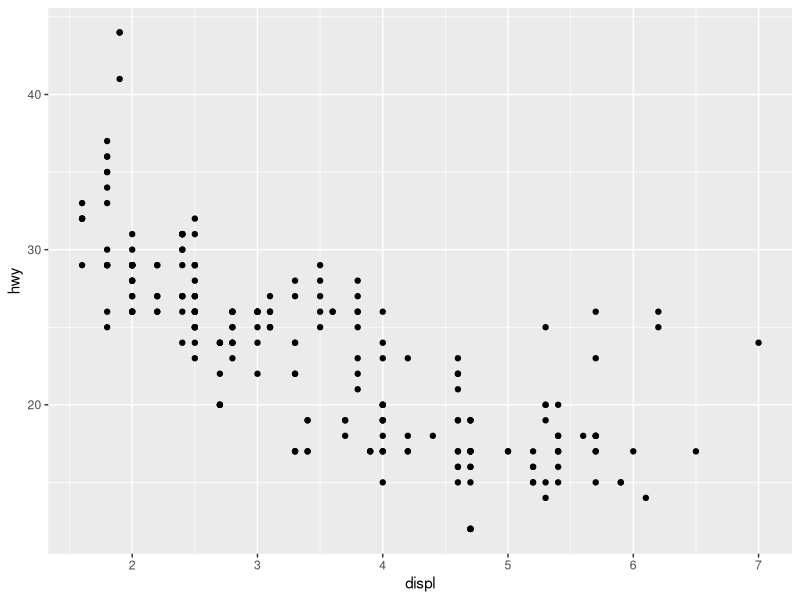
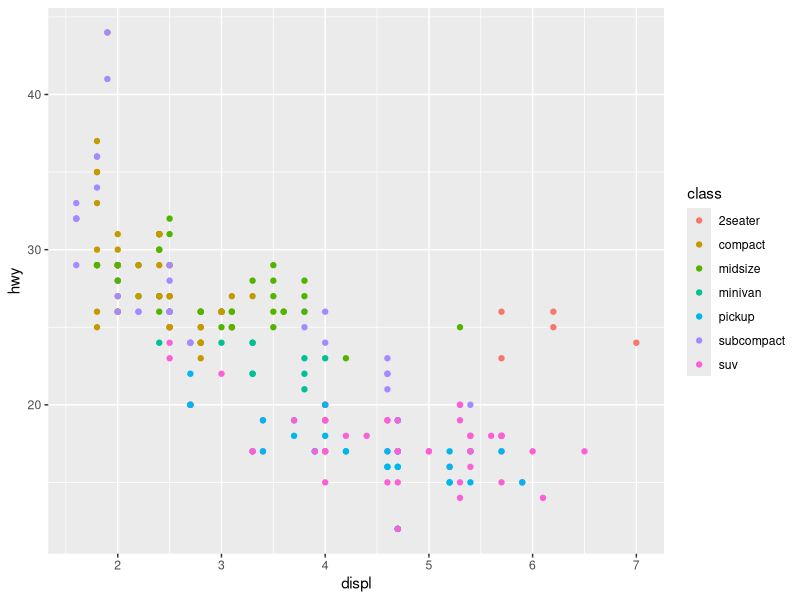
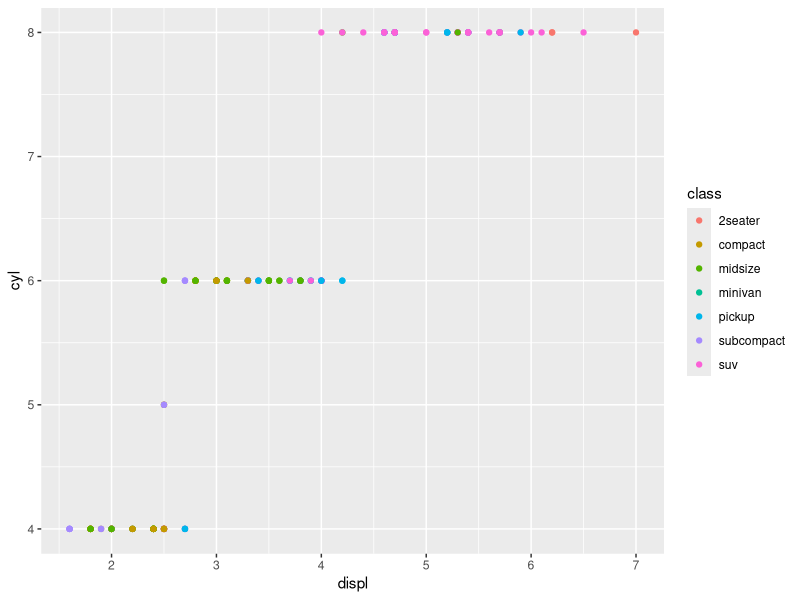
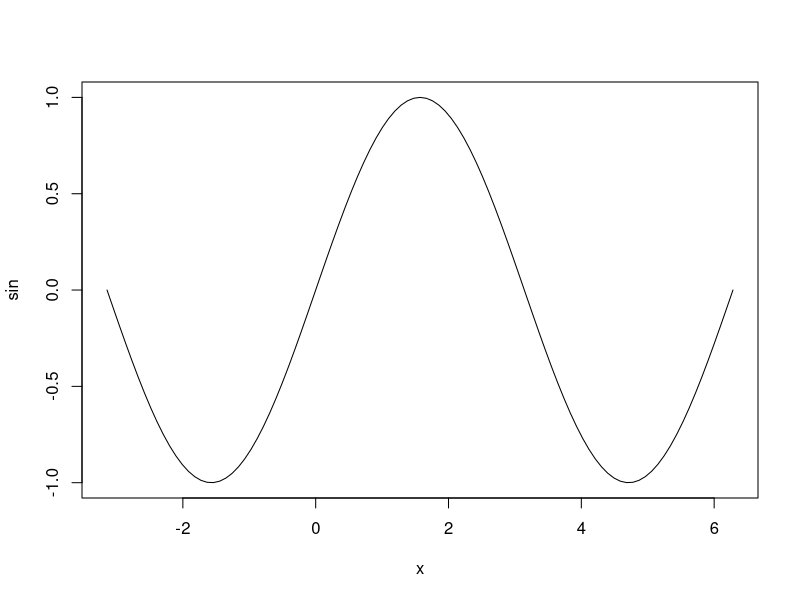
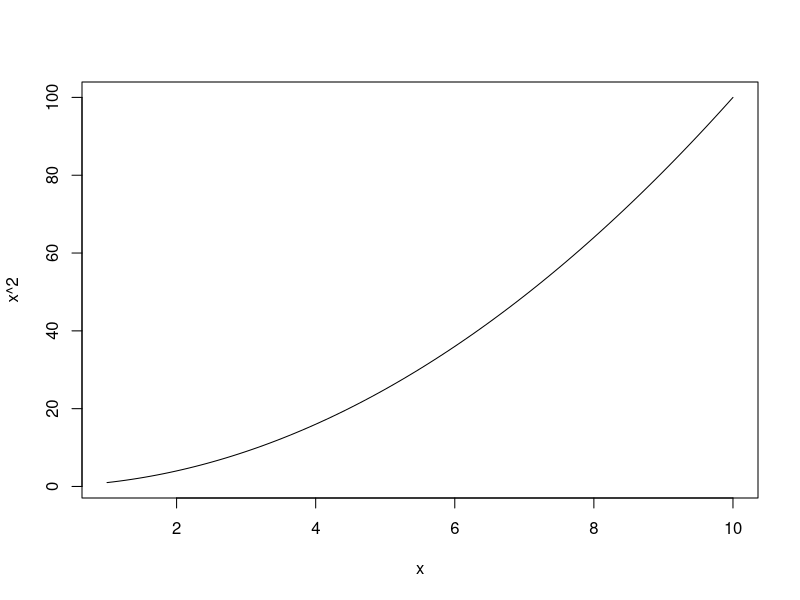

Write the R code that produced these figures, in order.
library(tidyverse)

head(mpg)

ggplot(data=mpg) + geom_point(mapping=aes(x=displ,y=hwy))

ggplot(data = mpg) + geom_point(mapping=aes(x=displ, y=hwy, colour=class))

ggplot(data=mpg) + geom_point(mapping = aes(x=displ, y=cyl, colour=class))


plot(sin, -pi, 2*pi)

curve(x^2, from=1, to=10)
